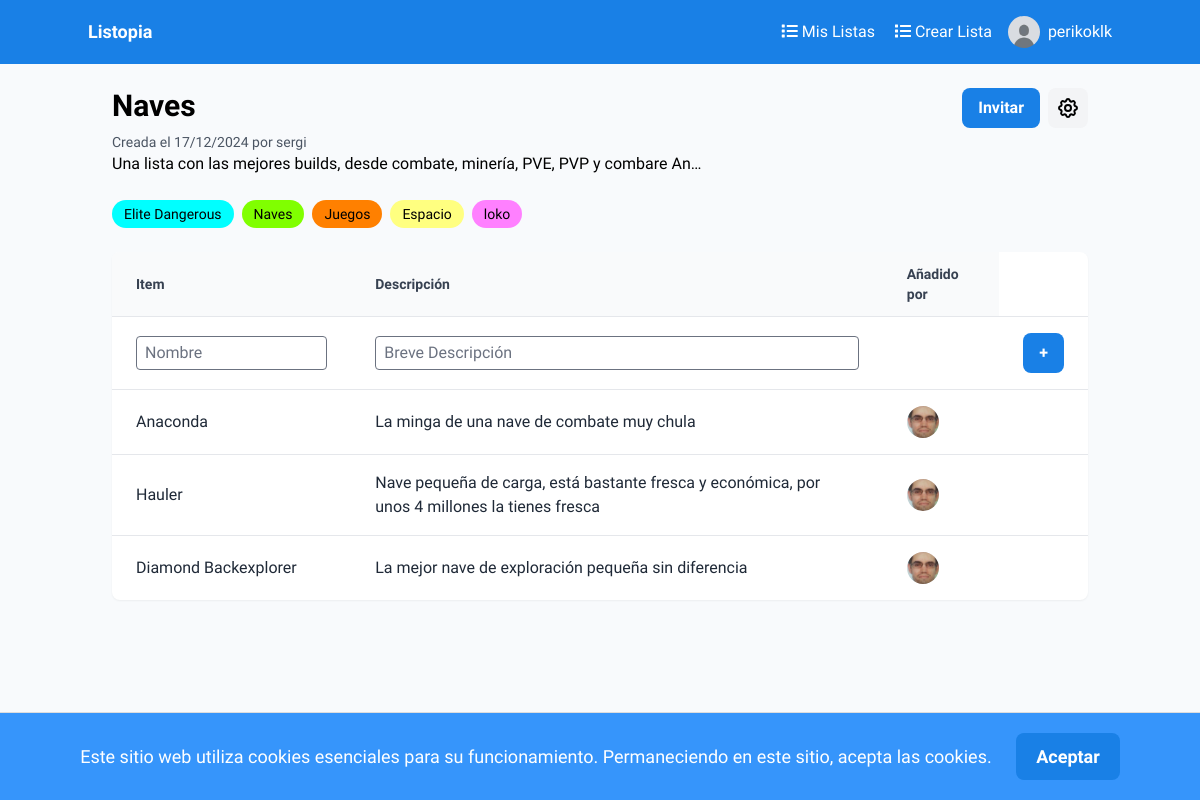
The app's page /lists/2/ (signed in) with its own data.
### auth_app/models.py (models this page shows, shortened)
class Profile(models.Model):
    user = models.OneToOneField(User, on_delete=models.CASCADE)
    description = models.TextField()
    pic = models.ImageField(upload_to='profile_pics', blank=True, null=True)

### lists/models.py (models this page shows, shortened)
class List(models.Model):
    name = models.CharField(max_length=50)
    description = models.CharField(max_length=256, blank=True, null=True)
    creator = models.ForeignKey(User, on_delete=models.CASCADE, related_name="created_lists")
    created_on = models.DateTimeField(auto_now_add=True)
    collaborators = models.ManyToManyField(User, related_name="collaborated_lists", blank=True)
    is_public = models.BooleanField(default=False)

class Tag(models.Model):
    name = models.CharField(max_length=40)
    color = models.CharField(max_length=7, default="#007bff")
    list = models.ForeignKey(List, on_delete=models.CASCADE)

class Item(models.Model):
    list = models.ForeignKey(List, on_delete=models.CASCADE)
    added_by = models.ForeignKey(User, on_delete=models.CASCADE, related_name='added_items')
    name = models.CharField(max_length=40)
    description = models.CharField(max_length=256, blank=True, null=True)
    added_on = models.DateTimeField(auto_now_add=True)

### lists/views.py (the view)
# urls.py: path('<int:list_id>/', views.list_details, name='list_details'),
@login_required
def list_details(request, list_id):
    list = get_object_or_404(List, pk=list_id)
    if list.is_public or request.user == list.creator or request.user in list.collaborators.all():
        items = Item.objects.filter(list=list_id).order_by('added_on')
        tags = Tag.objects.filter(list=list_id)
        return render(request, 'list_details.html', {
            'title': "Detalles de la lista",
            'list': list,
            'items': items,
            'tags': tags
        })
    else:
        raise Http404

### lists/templates/list_details.html (shortened to what this page needs)
{% extends 'base.html' %}
{% block content %}
<div class="max-w-5xl mx-auto p-6">
    <div class="flex justify-between items-start mb-6">
        <div>
            <h2 class="text-3xl font-bold mb-2">{{ list.name }}</h2>
            <p class="text-gray-600 text-sm">Creada el {{ list.created_on|date:"d/m/Y" }} por {{list.creator}}</p>
            <p class="break-words" style="word-break: break-word;">
                {{ list.description|truncatechars:80 }}
            </p>
        </div>
        {% if request.user == list.creator or request.user in list.collaborators.all %}
        <div class="flex gap-2">
            <a class="bg-[#1980e6] text-white font-bold py-2 px-4 rounded-lg flex items-center justify-center" href="#" id="share-list-button">
                Invitar
            </a>
            <button class="bg-gray-100 hover:bg-gray-200 p-2 rounded-lg" id="toggle-admin-panel">
            </button>
        </div>
        {% endif %}
    </div>
    <div class="flex flex-wrap gap-2 mb-6">
        {% for tag in tags %}
            <span class="bg-[{{ tag.color }}] text-sm font-medium px-3 py-1 rounded-full">{{ tag.name }}</span>
        {% endfor %}
    </div>
    <div class="bg-white shadow-sm rounded-lg overflow-hidden mb-6" id="items-container">
        <div class="hidden sm:block">
            <table class="table-auto w-full text-left">
                <thead>
                    <tr class="bg-gray-50">
                        <th class="px-6 py-3 text-sm font-semibold text-gray-700">Item</th>
                        <th class="px-6 py-3 text-sm font-semibold text-gray-700">Descripción</th>
                        <th class="px-6 py-3 text-sm font-semibold text-gray-700">Añadido por</th>
                    </tr>
                </thead>
                <tbody>
                    {% if request.user == list.creator or request.user in list.collaborators.all %}
                        <tr class="border-t hover:bg-gray-50">
                            <form action="/lists/{{list.id}}/add_item/" method="post">
                                <td class="px-6 py-4 text-gray-800">
                                    <input type="text" name="name" placeholder="Nombre" class="w-full border rounded px-2 py-1">
                                </td>
                                <td class="px-6 py-4 text-gray-800">
                                    <input type="text" name="description" placeholder="Breve Descripción" class="w-full border rounded px-2 py-1">
                                </td>
                                <td class="px-6 py-4 text-gray-800"></td>
                                <td class="px-6 py-4 text-gray-800"><button type="submit" class="bg-[#1980e6] text-white font-bold py-2 px-4 rounded-lg">+</button></td>
                            </form>
                        </tr>
                    {% endif %}
                    {% if items|length == 0 %}
                        <tr>
                            <td colspan="4" class="px-6 py-4 text-gray-500 text-center italic">
                                ¡Añade tu primer item!
                            </td>
                        </tr>
                    {% else %}
                        {% for item in items %}
                            <tr id="item-row-{{ item.id }}" class="border-t hover:bg-gray-50">
                                <td class="px-6 py-4 text-gray-800">{{ item.name }}</td>
                                <td class="px-6 py-4 text-gray-800">{{ item.description|default:"" }}</td>
                                <td class="px-6 py-4 text-gray-800">
                                    <a href="{% url 'user_details' item.added_by.username %}" class="flex items-center">
                                        <img src="{{ item.added_by.profile.pic.url }}" class="w-8 h-8 rounded-full mr-2" alt="{{item.added_by.username}}">
                                    </a>
                                </td>
                            </tr>
                        {% endfor %}
                    {% endif %}
                </tbody>
            </table>
        </div>
    </div>
</div>
{% endblock %}

### auth_app/templates/base.html (shortened to what this page needs)
<!DOCTYPE html>
<html lang="en">
<head>
    <script src="https://cdn.tailwindcss.com?plugins=forms,container-queries"></script>
    <link rel="stylesheet" href="https://cdnjs.cloudflare.com/ajax/libs/font-awesome/5.15.3/css/all.min.css">
</head>
<body class="bg-slate-50" style='font-family: "Work Sans", "Noto Sans", sans-serif;'>
    <nav class="bg-[#1980e6] p-4">
        <div class="container mx-auto flex justify-between items-center">
            <a class="text-white text-lg font-bold" href="{% url 'home' %}">Listopia</a>
            <div class="flex items-center space-x-4">
                {% if user.is_authenticated %}
                    <div class="nav-links flex items-center space-x-4">
                        <a class="text-white" href="{% url 'lists' %}"><i class="fas fa-list mx-1"></i>Mis Listas</a>
                        <a class="text-white" href="{% url 'create_list' %}"><i class="fas fa-list mx-1"></i>Crear Lista</a>
                    </div>
                    <div class="relative">
                        <button class="text-white flex items-center space-x-2 user-menu-button" id="user-menu-button">
                            <img src="{{ user.profile.pic.url }}" class="rounded-full w-8 h-8" alt="{{user.username}}">
                            <span>{{user.username}}</span>
                        </button>
                    </div>
                {% else %}
                    <a class="text-white" href="{% url 'signup' %}"><i class="fas fa-user-plus mx-1"></i>Crea una cuenta</a>
                    <a class="text-white" href="{% url 'signin' %}"><i class="fas fa-sign-in-alt mx-1"></i>Inicia Sesión</a>
                {% endif %}
            </div>
        </div>
    </nav>
    <div id="cookie-banner" class="alert alert-info text-center" style="display: none;">
        Este sitio web utiliza cookies esenciales para su funcionamiento. Permaneciendo en este sitio, acepta las cookies.
        <button id="accept-cookies" class="btn btn-primary">Aceptar</button>
    </div>
    {% block content %}
    {% endblock %}
</body>
</html>

### auth_app/templates/base.html (style rules this page uses)
#cookie-banner { background-color: #3695fb; padding: 20px; border-top: 1px solid #ddd; position: fixed; bottom: 0; width: 100%; z-index: 1000; font-size: 18px; color: white; }
#accept-cookies { margin-left: 20px; padding: 10px 20px; background-color: #1980e6; color: white; border: none; cursor: pointer; font-weight: bold; border-radius: 8px; }
body { padding-top: 64px; }
nav { position: fixed; top: 0; left: 0; width: 100%; z-index: 1000; }

### records on screen
List: name "Naves", created_on "17/12/2024", creator "sergi", description "Una lista con las mejores builds, desde combate, minería, PVE, PVP y combare An…"
Tag: name "Elite Dangerous"
Tag: name "Naves"
Tag: name "Juegos"
Tag: name "Espacio"
Tag: name "loko"
Item: name "Anaconda", description "La minga de una nave de combate muy chula", added_by.profile.pic (picture)
Item: name "Hauler", description "Nave pequeña de carga, está bastante fresca y económica, por unos 4 millones la tienes fresca", added_by.profile.pic (picture)
Item: name "Diamond Backexplorer", description "La mejor nave de exploración pequeña sin diferencia", added_by.profile.pic (picture)

### other values on screen
{{ user.username }} "perikoklk"
